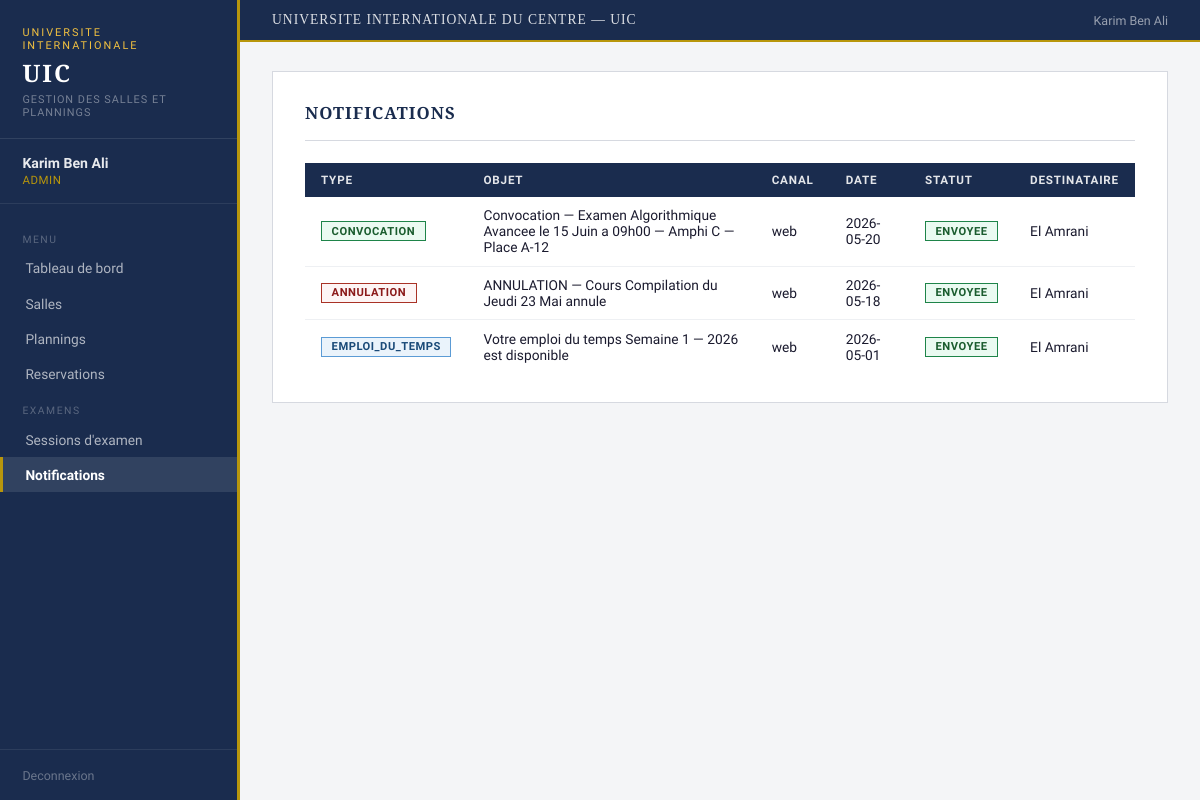
/notifications (signed in), run on the app's committed database.
### tables this page shows
CREATE TABLE Notification (
        idNotification INTEGER PRIMARY KEY AUTOINCREMENT,
        type TEXT NOT NULL CHECK(type IN ('conflit','annulation','emploi_du_temps','convocation')),
        dateEnvoie TEXT NOT NULL, envoyee INTEGER DEFAULT 0,
        canal TEXT DEFAULT 'web', objet TEXT, url TEXT,
        idUtilisateur INTEGER NOT NULL,
        FOREIGN KEY (idUtilisateur) REFERENCES Utilisateur(idUtilisateur));

CREATE TABLE Utilisateur (
        idUtilisateur INTEGER PRIMARY KEY AUTOINCREMENT,
        nom TEXT NOT NULL, prenom TEXT NOT NULL DEFAULT '',
        email TEXT UNIQUE NOT NULL, motDePasse TEXT NOT NULL,
        role TEXT NOT NULL CHECK(role IN ('admin','professeur','chef_dept','etudiant')));

### controllers/session_controller.py (the view)
@session_bp.route("/notifications")
def notifications():
    if "user_id" not in session:
        return redirect(url_for("auth.login"))
    if session["user_role"] == "admin":
        notifs = Notification.get_all()
    else:
        notifs = Notification.get_by_user(session["user_id"])
    return render_template("notifications.html", notifs=notifs, role=session["user_role"])

### database/db.py (called while the page is built)
def get_connection():
    conn = sqlite3.connect(DB_PATH)
    conn.row_factory = sqlite3.Row
    return conn

### models/session.py (called while the page is built)
    @staticmethod
    def get_all():
        conn = get_connection()
        rows = conn.execute("""
            SELECT n.*, u.nom FROM Notification n
            JOIN Utilisateur u ON n.idUtilisateur = u.idUtilisateur
            ORDER BY n.dateEnvoie DESC
        """).fetchall()
        conn.close()
        return rows

### templates/notifications.html
{% extends "base.html" %}
{% block content %}
<div class="page">
  <div class="page-header">
    <h1>Notifications</h1>
  </div>
  <table>
    <thead>
      <tr><th>Type</th><th>Objet</th><th>Canal</th><th>Date</th><th>Statut</th>{% if role == 'admin' %}<th>Destinataire</th>{% endif %}</tr>
    </thead>
    <tbody>
    {% for n in notifs %}
      <tr>
        <td><span class="badge badge-{{ n.type }}">{{ n.type }}</span></td>
        <td>{{ n.objet or '—' }}</td>
        <td>{{ n.canal }}</td>
        <td>{{ n.dateEnvoie }}</td>
        <td>{% if n.envoyee %}<span class="badge badge-validee">Envoyee</span>{% else %}<span class="badge badge-en_attente">En attente</span>{% endif %}</td>
        {% if role == 'admin' %}<td>{{ n.nom }}</td>{% endif %}
      </tr>
    {% else %}
      <tr><td colspan="6">Aucune notification.</td></tr>
    {% endfor %}
    </tbody>
  </table>
</div>
{% endblock %}

### static/css/style.css (style rules this page uses)
* { box-sizing:border-box;margin:0;padding:0; }
:root { --navy:#1a2c4e;--navy2:#243a61;--navy3:#2e4a7a; --gold:#b8960c;--gold2:#f0c040; --light:#f4f5f7;--white:#ffffff;--border:#d6d9e0; --text:#1a1a2e;--muted:#5a6070; --danger:#8b1a1a;--success:#1a5c2e;--warning:#7a5c00; }
body { font-family:'Source Sans 3',sans-serif;background:var(--light);color:var(--text);min-height:100vh;display:flex;font-size:15px; }
.page { background:var(--white);border:1px solid var(--border);padding:1.8rem 2rem; }
.page-header { display:flex;justify-content:space-between;align-items:center;margin-bottom:1.4rem;padding-bottom:1rem;border-bottom:1px solid var(--border); }
.page h1 { font-family:'Libre Baskerville',serif;font-size:1.05rem;color:var(--navy);text-transform:uppercase;letter-spacing:1px;margin-bottom:1.4rem; }
.page-header h1 { margin-bottom:0; }
table { width:100%;border-collapse:collapse; }
thead { background:var(--navy); }
th { padding:0.62rem 1rem;text-align:left;font-size:0.73rem;color:rgba(255,255,255,0.88);font-weight:600;text-transform:uppercase;letter-spacing:0.8px; }
td { padding:0.65rem 1rem;border-bottom:1px solid #eef0f3;font-size:0.86rem;color:var(--text); }
tr:last-child td { border-bottom:none; }
.badge { display:inline-block;padding:0.16rem 0.6rem;font-size:0.7rem;font-weight:600;letter-spacing:0.5px;text-transform:uppercase;border-radius:0; }
.badge-validee { background:#eafaf1;color:var(--success);border:1px solid #1e8449; }
.badge-convocation { background:#eafaf1;color:var(--success);border:1px solid #1e8449; }
.badge-emploi_du_temps { background:#eaf3fb;color:#1a4a78;border:1px solid #5b9bd5; }
.badge-annulation { background:#fdf5f5;color:var(--danger);border:1px solid #a93226; }

### data on the page
Notification: type "CONVOCATION", objet "Convocation — Examen Algorithmique Avancee le 15 Juin a 09h00 — Amphi C — Place A-12", canal "web", dateEnvoie "2026-05-20", envoyee "ENVOYEE", nom "El Amrani"
Notification: type "ANNULATION", objet "ANNULATION — Cours Compilation du Jeudi 23 Mai annule", canal "web", dateEnvoie "2026-05-18", envoyee "ENVOYEE", nom "El Amrani"
Notification: type "EMPLOI_DU_TEMPS", objet "Votre emploi du temps Semaine 1 — 2026 est disponible", canal "web", dateEnvoie "2026-05-01", envoyee "ENVOYEE", nom "El Amrani"

### other printed values
{{ session.user_nom }} "Karim Ben Ali"
{{ session.user_role }} "ADMIN"
